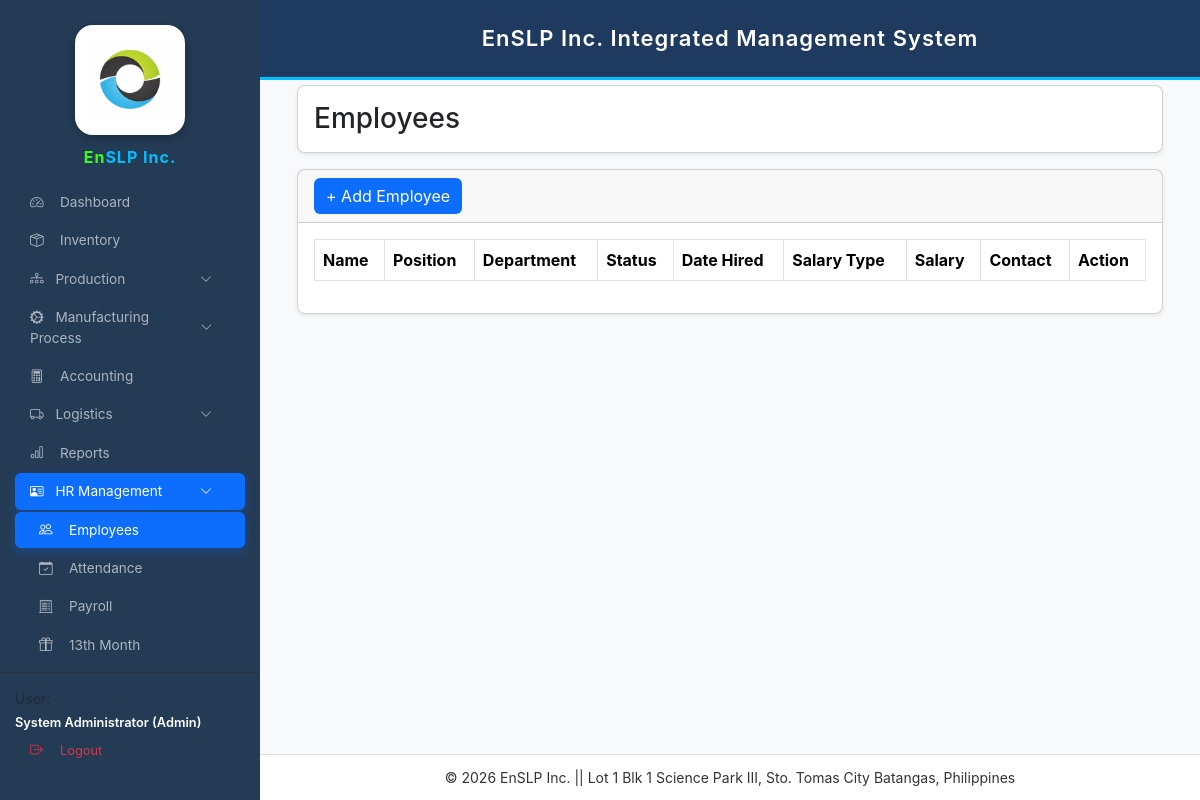
The page /employees.php (signed in) on the database as committed earlier.
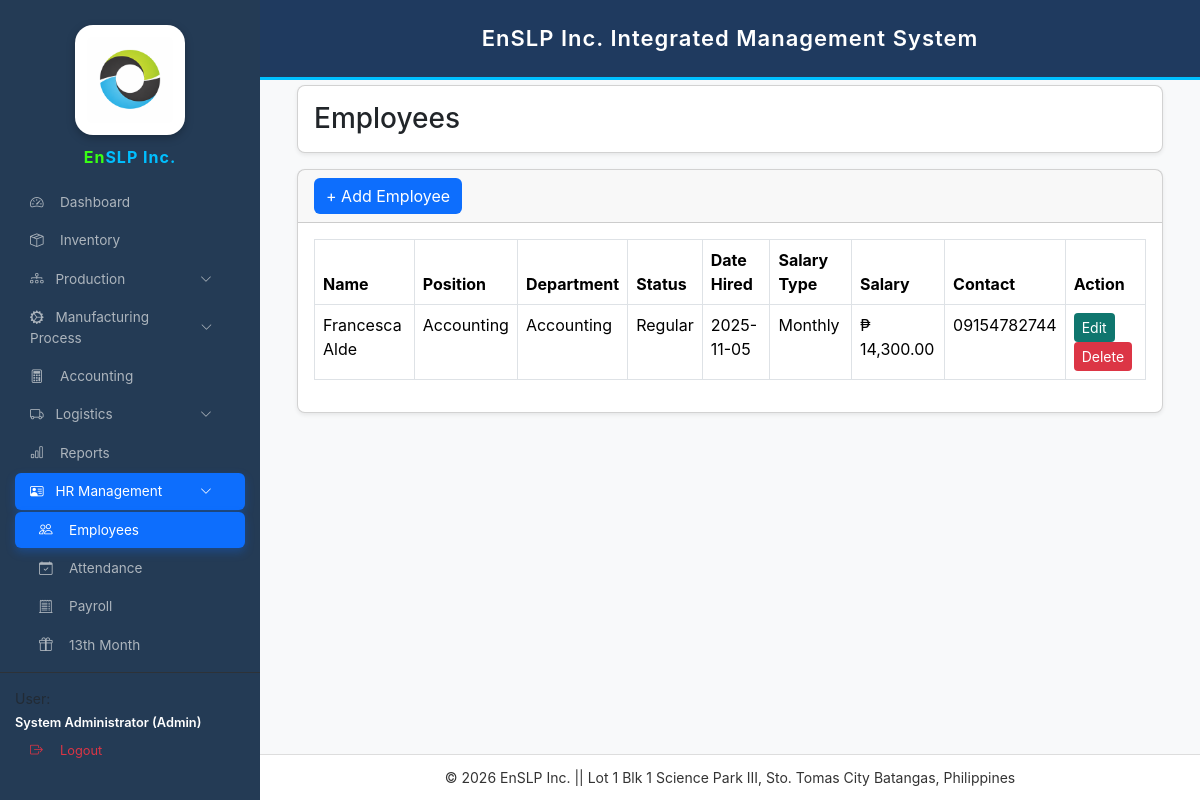
The same page on the database as committed later.
### tables this page shows
CREATE TABLE `employees` (
  `id` int(11) NOT NULL,
  `full_name` varchar(255) NOT NULL,
  `position` varchar(100) DEFAULT NULL,
  `department` varchar(100) DEFAULT NULL,
  `employment_status` varchar(50) DEFAULT NULL,
  `date_hired` date DEFAULT NULL,
  `salary_type` enum('Daily','Monthly') NOT NULL DEFAULT 'Daily',
  `salary_amount` decimal(10,2) NOT NULL DEFAULT 0.00,
  `contact_no` varchar(20) DEFAULT NULL,
  `daily_rate` decimal(10,2) DEFAULT NULL,
  `status` enum('Active','Inactive') DEFAULT 'Active',
  `monthly_salary` decimal(10,2) NOT NULL DEFAULT 0.00
);

### employees.php (the view, shortened to what this page needs)
<?php
include 'config.php';
function money2($n){ return number_format((float)$n, 2); }
?>
<!DOCTYPE html>
<html>
<head>
<link href="https://cdn.jsdelivr.net/npm/bootstrap@5.3.3/dist/css/bootstrap.min.css" rel="stylesheet">
<link rel="stylesheet" href="https://cdn.jsdelivr.net/npm/bootstrap-icons@1.11.0/font/bootstrap-icons.css">
</head>
<body>
<?php include 'sidebar.php'; ?>
<?php include 'header.php'; ?>
<div class="main-content">
<div class="container-fluid">
<div class="card shadow-sm mb-3">
<div class="card-body d-flex justify-content-between align-items-center">
<h3 class="mb-0">Employees</h3>
</div>
</div>
<div class="card shadow-sm">
<div class="card-header d-flex justify-content-between align-items-center">
<button class="btn btn-blue" data-bs-toggle="modal" data-bs-target="#addModal">
+ Add Employee
</button>
</div>
<div class="card-body">
<div class="table-responsive">
<table class="table table-bordered">
<thead>
<tr>
<th>Name</th>
<th>Position</th>
<th>Department</th>
<th>Status</th>
<th>Date Hired</th>
<th>Salary Type</th>
<th>Salary</th>
<th>Contact</th>
<th>Action</th>
</tr>
</thead>
<tbody>
<?php
$get=$conn->query("SELECT * FROM employees ORDER BY id DESC");
while($row=$get->fetch()){
?>
<tr>
<td><?=$row['full_name']?></td>
<td><?=$row['position']?></td>
<td><?=$row['department']?></td>
<td><?=$row['employment_status']?></td>
<td><?=$row['date_hired']?></td>
<td><?=$row['salary_type']?></td>
<td>₱ <?=money2($row['salary_amount'])?></td>
<td><?=$row['contact_no']?></td>
<td>
<button
class="btn btn-edit btn-sm"
data-bs-toggle="modal"
data-bs-target="#edit<?=$row['id']?>">
Edit
</button>
<a href="?delete=<?=$row['id']?>"
onclick="return confirm('Delete employee?')"
class="btn btn-delete btn-sm">
Delete
</a>
</td>
</tr>
<?php } ?>
</tbody>
</table>
</div>
</div>
</div>
</div>
</div>
<?php include 'footer.php'; ?>
</body>
</html>

Rows that differ between the two databases and show on the page:
added employees: full_name "Francesca Alde", position "Accounting", department "Accounting", employment_status "Regular", date_hired "2025-11-05", salary_type "Monthly", salary_amount "14,300.00", contact_no "09154782744"
